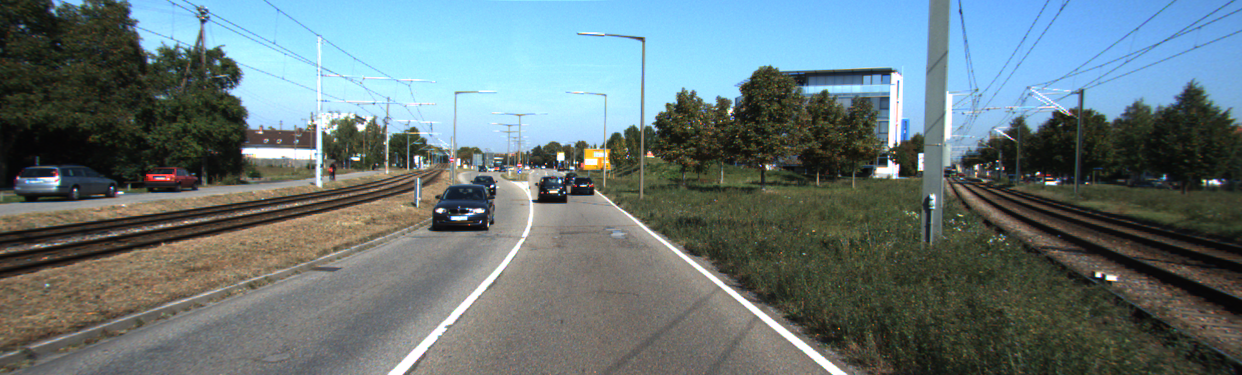
#> input picture um_000005.png, 1242 x 375 px, given in place of test_video.mp4, which was not available
$ python 'Road Line Detection Filter Video.py'
#> lines starting #> are read from the running program, lines starting #| are printed output that depends on the picture; after the words box and inside, x2 and y2 are one past the last pixel; in counts of white or black regions, pixels touching at a corner belong together; pictures that were not available may be replaced by others from this repository, and a replacement may not be noted
import cv2
import time
import numpy as np
from collections import deque


# Constants
FRAME_RATE = 60  # Frame rate of the video, adjust according to your video
DISTANCE_BETWEEN_STRIPS = 1.7  # Distance between strips in meters, adjust as needed


class Line:
    def __init__(self, max_history=10):
        self.recent_fits = deque(maxlen=max_history)

    def add_fit(self, fit):
        if fit is not None:
            self.recent_fits.append(fit)

    def average_fit(self):
        if self.recent_fits:
            avg_fit = np.mean(self.recent_fits, axis=0)
            return avg_fit
        return None

# Initialize line objects for left and right lane lines
left_line = Line()
right_line = Line()


# [6 lines left out: function calculate_speed, not called in this run]
class SpeedTracker:
    def __init__(self):
        self.speeds = deque(maxlen=FRAME_RATE)
        self.last_crossing_time = None

    def update_crossing(self, current_time):
        if self.last_crossing_time is not None:
            time_interval = current_time - self.last_crossing_time
            speed = calculate_speed(DISTANCE_BETWEEN_STRIPS, time_interval)
            self.speeds.append(speed)
        self.last_crossing_time = current_time

    def get_average_speed(self):
        if len(self.speeds) > 0:
            return sum(self.speeds) / len(self.speeds)
        return 0


def canny(image):
    gray = cv2.cvtColor(image, cv2.COLOR_RGB2GRAY)
    blur = cv2.GaussianBlur(gray, (5, 5), 0)
    canny = cv2.Canny(blur, 50, 150)
    return canny

def region_of_interest(image):
    height, width = image.shape[:2]
    # Modify these coordinates to adjust the trapezoid
    top_left = [int(width * 0.37), int(height * 0.7)]  # Move right to decrease width, down to decrease height
    top_right = [int(width * 0.46), int(height * 0.7)]  # Move left to decrease width, down to decrease height
    bottom_left = [int(width * 0.04), height]  # Move right to decrease bottom width
    bottom_right = [int(width * 0.65), height]  # Move left to decrease bottom width
    polygons = np.array([
        [bottom_left, bottom_right, top_right, top_left]
    ])
    mask = np.zeros_like(image)
    cv2.fillPoly(mask, polygons, 255)
    masked_image = cv2.bitwise_and(image, mask)
    return masked_image

def detect_lines(image):
    lines = cv2.HoughLinesP(image, 2, np.pi/180, 100, np.array([]), minLineLength=40, maxLineGap=5)
    return lines

def average_lines(image, lines):
    left_fit = []
    right_fit = []
    if lines is not None:
        for line in lines:
            x1, y1, x2, y2 = line.reshape(4)
            parameters = np.polyfit((x1, x2), (y1, y2), 1)
            slope = parameters[0]
            intercept = parameters[1]
            if slope < -0.3:
                left_fit.append((slope, intercept))
            elif slope > 0.3:
                right_fit.append((slope, intercept))

    if left_fit:
        left_line.add_fit(np.mean(left_fit, axis=0))
    if right_fit:
        right_line.add_fit(np.mean(right_fit, axis=0))

    left_avg = left_line.average_fit()
    right_avg = right_line.average_fit()

    return calculate_lines(image, left_avg), calculate_lines(image, right_avg)

def calculate_lines(image, line_params):
    if line_params is not None:
        slope, intercept = line_params
        y1 = image.shape[0]
        y2 = int(y1 * 0.8)
        x1 = int((y1 - intercept) / slope)
        x2 = int((y2 - intercept) / slope)
        return [x1, y1, x2, y2]
    return None

def draw_lines(image, lines):
    line_image = np.zeros_like(image)
    overlay = np.copy(image)  # Create an overlay for semi-transparency
    if lines[0] is not None and lines[1] is not None:
        h, w = image.shape[:2]
        lane_center_x = (lines[0][2] + lines[1][2]) / 2  # Midpoint x-coordinate between the end points of lane lines
        min_y = min(lines[0][3], lines[1][3])  # Use the lowest y-value from the endpoints of the lane lines

        # Adjusting the starting point for both lines to the left of the frame center
        shift_left = int(w * 0.089)  # Shift 10% of the width to the left
        bottom_start_x = (w // 2) - shift_left  # Move starting point 10% to the left from the center

        # Drawing the blue line from the lane center
        cv2.line(overlay, (bottom_start_x, h), (int(lane_center_x), min_y), (255, 0, 0), 5)

        # Drawing the yellow line vertically centered
        cv2.line(overlay, (bottom_start_x, h), (w // 2 - shift_left, min_y), (0, 255, 255), 5)

        # Draw lines and fill polygon between them
        cv2.line(overlay, (lines[0][0], lines[0][1]), (lines[0][2], lines[0][3]), (255, 0, 0), 20)
        cv2.line(overlay, (lines[1][0], lines[1][1]), (lines[1][2], lines[1][3]), (255, 0, 0), 20)
        pts = np.array([[lines[0][0], lines[0][1]], [lines[0][2], lines[0][3]],
                        [lines[1][2], lines[1][3]], [lines[1][0], lines[1][1]]], np.int32)
        #cv2.fillPoly(overlay, [pts], (0, 255, 0))

        # Calculate the deviation angle from vertical
        delta_x = (w // 2 - shift_left) - int(lane_center_x)  # Keep delta_x as it is, without abs()
        delta_y = h - min_y  # Assuming 'min_y' is the y-coordinate of the line's top point

        # Calculate angle using arctan2, which gives the angle in radians from the x-axis
        angle_rad = np.arctan2(delta_y, delta_x)  # Y first, X second as arctan2(y, x)
        angle_deg = np.degrees(angle_rad)  # Convert radians to degrees
        angle_from_vertical = 90 - abs(
            angle_deg) if angle_deg < 0 else 90 - angle_deg  # Corrected to be relative to the vertical line

        # Steering direction based on the angle relative to vertical
        if angle_from_vertical == 0:
            steering_text = "1- Steering Straight"
        elif angle_from_vertical > 0:
            steering_text = "1- Steering Left"
        else:
            steering_text = "1- Steering Right"

        # Display the calculated angle and steering direction
        deviation_text = f"Deviation: {abs(angle_from_vertical):.0f} degrees"
        text_size = cv2.getTextSize(deviation_text, cv2.FONT_HERSHEY_SIMPLEX, 1, 2)[0]
        text_x = bottom_start_x - text_size[0] // 2  # Center the text horizontally at the adjusted start point
        text_y = h - 10  # Set just above the bottom
        cv2.rectangle(overlay, (text_x - 10, text_y + 10), (text_x + text_size[0] + 10, text_y - text_size[1] - 10),
                      (0, 0, 0), -1)
        cv2.putText(overlay, deviation_text, (text_x, text_y), cv2.FONT_HERSHEY_SIMPLEX, 1, (255, 255, 255), 2, cv2.LINE_AA)
        cv2.putText(overlay, steering_text, (text_x - 500, text_y - 930), cv2.FONT_HERSHEY_SIMPLEX, 1, (0, 0, 0), 2, cv2.LINE_AA)


        # Blend overlay with original image
        # alpha = 0.4  # Set transparency factor
        # line_image = cv2.addWeighted(overlay, alpha, image, 1 - alpha, 0)

    return overlay


def get_roi_and_detection_line_y(frame):
    """Applies an ROI mask to the frame and returns the y-coordinate for the detection line."""
    height, width = frame.shape[:2]
    # Define the ROI; adjust these points based on your actual ROI
    top_left = (450, height)
    top_right = (700, int(height * 0.79))
    bottom_right = (700, int(height * 0.73))
    bottom_left = (25, height)

    polygons = np.array([
        [bottom_left, bottom_right, top_right, top_left]
    ])
    mask = np.zeros_like(frame)
    cv2.fillPoly(mask, polygons, 255)
    masked_image = cv2.bitwise_and(frame, mask)

    # Calculate the middle y-coordinate of the ROI for the detection line
    top_y = int(height * 0.7)
    bottom_y = height
    detection_line_y = (top_y + bottom_y) // 2

    return masked_image, detection_line_y, top_left[0], bottom_right[0]


def detect_crossing(edges, line_y):
    """Checks if there are any edges crossing the detection line."""
    crossings = np.any(edges[line_y, :] > 0)
    return crossings


# [6 lines left out: function overlay_edges_on_image, not called in this run]

def fill_strips(image, edges):
    """Finds and fills the detected strips in the image based on their size."""
    contours, _ = cv2.findContours(edges, cv2.RETR_EXTERNAL, cv2.CHAIN_APPROX_SIMPLE)
    min_area = 50  # Minimum area for a contour to be considered a strip, adjust as needed
    max_area = 1000  # Maximum area to exclude too large contours, adjust as needed
    for contour in contours:
        area = cv2.contourArea(contour)
        if min_area < area < max_area:
            cv2.drawContours(image, [contour], -1, (0, 255, 0), thickness=cv2.FILLED)
    return image


# Process video for both speed and lane detection
def process_video(video_path):
#> called with video_path = 'test_video.mp4'
    cap = cv2.VideoCapture(video_path)
    if not cap.isOpened():
        print("Error opening video stream or file")
        return

    speed_tracker = SpeedTracker()
    last_time = time.time()  # Initialize last_time before the loop

    target_fps = 60  # Set target FPS to 60
    frame_duration = 0.03 / target_fps  # Calculate target frame duration

    while cap.isOpened():
        ret, frame = cap.read()
#> frame is the input picture: shape (375, 1242, 3); mean B, G, R 119.6, 117.3, 101.4
        if not ret:
            break

        # Calculate time to maintain consistent FPS
        current_time = time.time()
        elapsed_time = current_time - last_time

        if elapsed_time < frame_duration:
            time.sleep(frame_duration - elapsed_time)

        last_time = current_time  # Update last_time to current

        # Speed detection logic
        edges = canny(frame)
#> in canny, `gray = cv2.cvtColor(image, cv2.COLOR_RGB2GRAY)`:
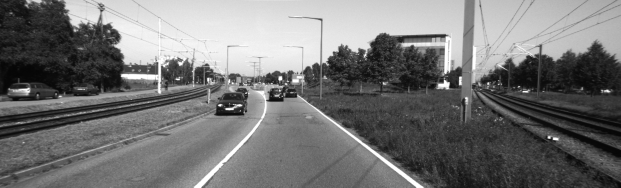
#> gray: shape (375, 1242) (shown at 1/2 size); min 5, max 255, mean 116.2
#> in canny, `canny = cv2.Canny(blur, 50, 150)`:
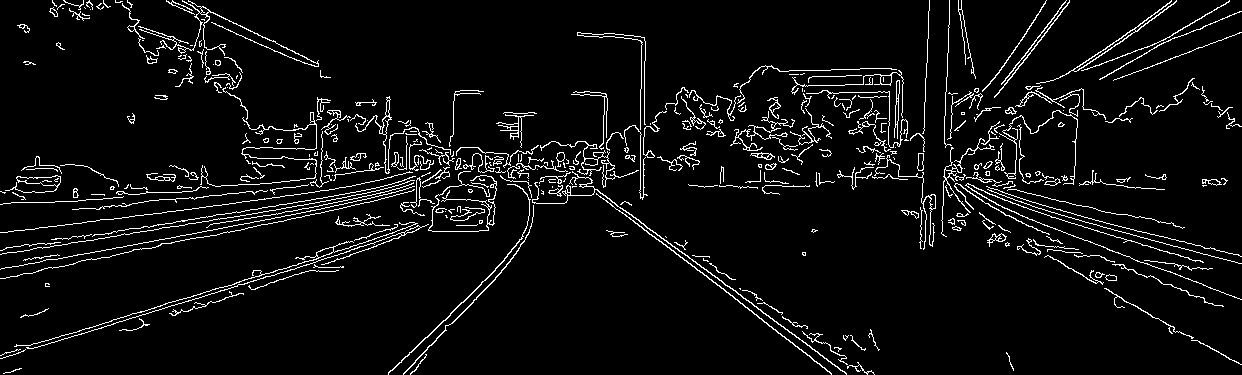
#> canny: shape (375, 1242); 5.6% white in thin lines or dots
        roi_edges, detection_line_y, roi_start_x, roi_end_x = get_roi_and_detection_line_y(edges)
#> in get_roi_and_detection_line_y, `cv2.fillPoly(mask, polygons, 255)`:
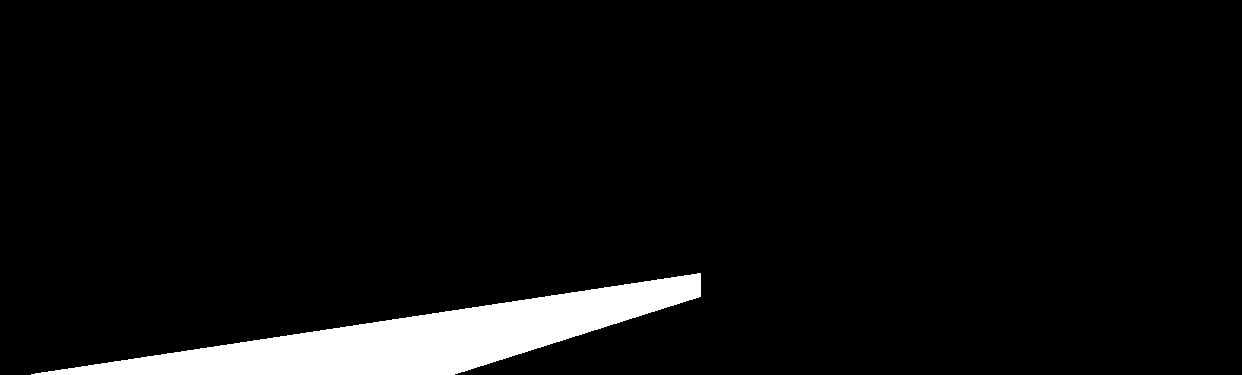
#> mask: shape (375, 1242); 5.3% white; 1 white region, box (x1, y1, x2, y2) and area: (31, 273, 701, 375) 24833
#> in get_roi_and_detection_line_y, `masked_image = cv2.bitwise_and(frame, mask)`:
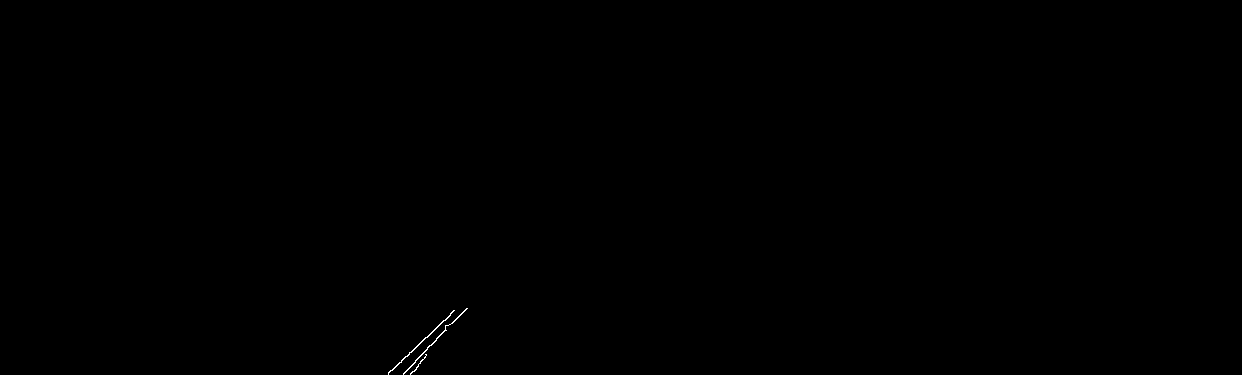
#> masked_image: shape (375, 1242); 0.06% white in thin lines or dots, all inside (x1, y1, x2, y2) = (388, 308, 468, 375)
#> detection_line_y = 318; roi_start_x = 450; roi_end_x = 700
        filled_strips_image = fill_strips(frame.copy(), roi_edges)
#> in fill_strips, `contours, _ = cv2.findContours(edges, cv2.RETR_EXTERNAL, cv2.CHAIN_APP..`: contours = 3 contours, 1 with area under 20; largest, box (x1, y1, x2, y2) and area: (388, 310, 455, 375) 60, (403, 308, 468, 375) 57
#> the loop in fill_strips, `for contour in contours:` made 3 passes
#> area on passes 2 to 3: 59.5, 57

        if detect_crossing(roi_edges, detection_line_y):
#> in detect_crossing, `crossings = np.any(edges[line_y, :] > 0)`: crossings = True
            speed_tracker.update_crossing(time.time())
#> in update_crossing, `self.last_crossing_time = current_time`: self.last_crossing_time = 1.8e+09

        average_speed = speed_tracker.get_average_speed()
        if average_speed > 0:
            # Speed text to display
            speed_text = f"2- Speed: {average_speed:.2f} MPH"
            cv2.putText(filled_strips_image, speed_text, (1450, 140), cv2.FONT_HERSHEY_SIMPLEX, 1, (0, 0, 0), 2,
                        cv2.LINE_AA)

        # Lane detection logic
        canny_image = canny(frame)
        cropped_image = region_of_interest(canny_image)
#> in region_of_interest, `cv2.fillPoly(mask, polygons, 255)`:
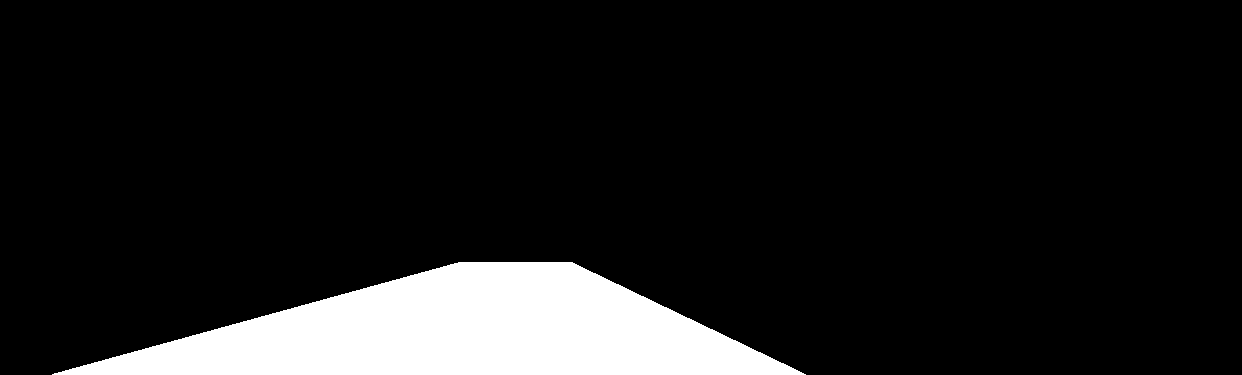
#> mask: shape (375, 1242); 10.6% white; 1 white region, box (x1, y1, x2, y2) and area: (52, 262, 806, 375) 49194
        lines = detect_lines(cropped_image)
#> in detect_lines, `lines = cv2.HoughLinesP(image, 2, np.pi/180, 100, np.array([]), minLin..`: lines = [[388, 374, 454, 310], [436, 338, 495, 279], [388, 373, 443, 320]]
        averaged_lines = average_lines(frame, lines)
#> the loop in average_lines, `for line in lines:` made 3 passes
#> (x1, y1, x2, y2, slope, intercept) on passes 1 to 3: (388, 374, 454, 310, -0.97, 750.2), (436, 338, 495, 279, -1, 774), (388, 373, 443, 320, -0.964, 746.9)
#> after the loop in average_lines, `for line in lines:`: left_fit = [(-0.97, 750.2), (-1, 774), (-0.964, 746.9)]; right_fit = []
        line_image = draw_lines(frame, averaged_lines)

        # Combine overlays
        final_image = cv2.addWeighted(line_image, 0.5, filled_strips_image, 0.5, 0)
        cv2.line(final_image, (roi_start_x, detection_line_y), (roi_end_x, detection_line_y), (0, 255, 0), 2)
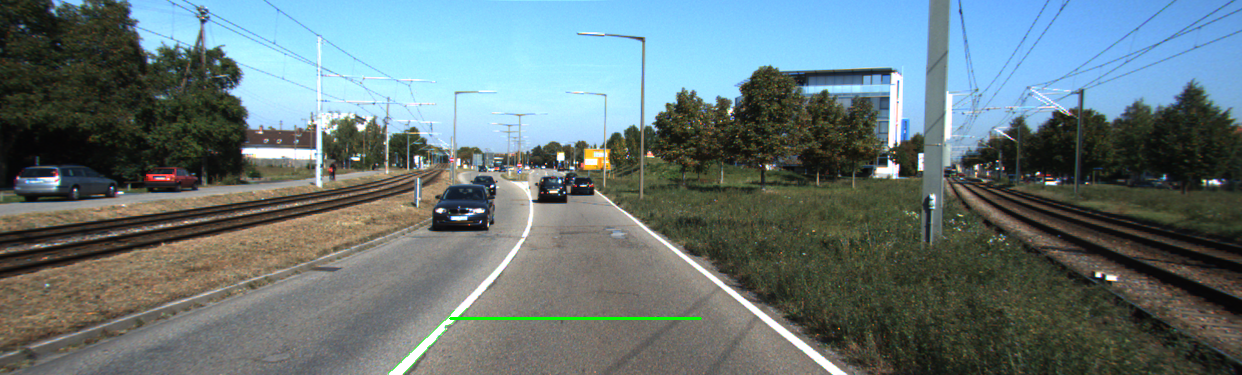
#> final_image: shape (375, 1242, 3); mean B, G, R 119.4, 117.5, 101.1
        cv2.imshow('Result', cv2.resize(final_image, (960, 540)))
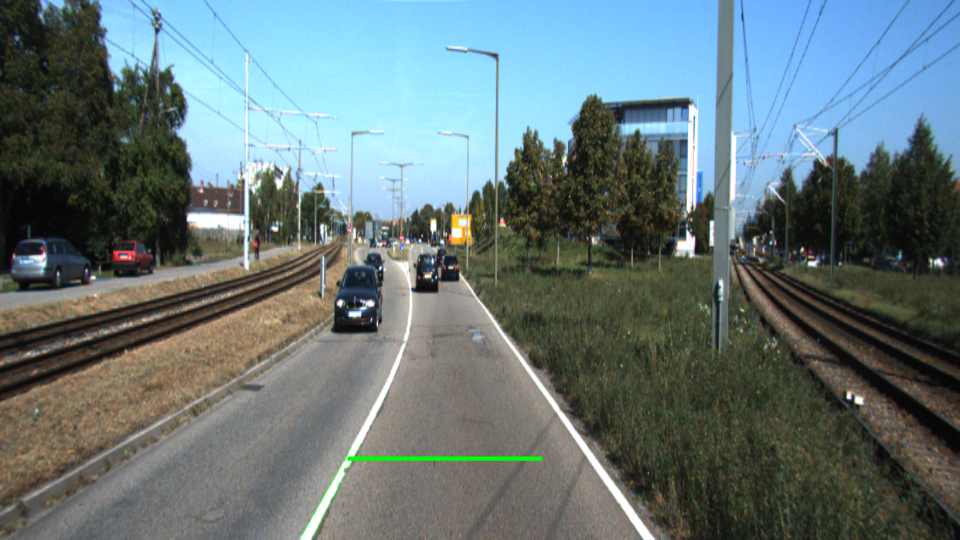
#> window 'Result': shape (540, 960, 3); mean B, G, R 119.3, 117.4, 101
        if cv2.waitKey(1) & 0xFF == ord('q'):
#> (key q is pressed here)
            break

    cap.release()
    cv2.destroyAllWindows()

# Example usage
process_video('test_video.mp4')  # Replace with the path to your video

$ run again, on um_000006.png
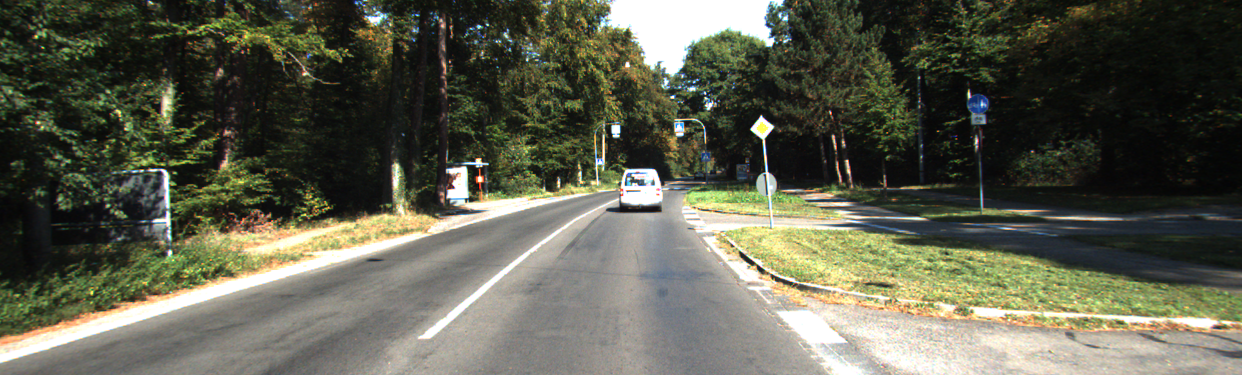
#> input picture um_000006.png, 1242 x 375 px, given in place of test_video.mp4, which was not available
#> in process_video, frame is the input picture: shape (375, 1242, 3); mean B, G, R 78.6, 94.6, 93.3
#> in canny, `canny = cv2.Canny(blur, 50, 150)`:
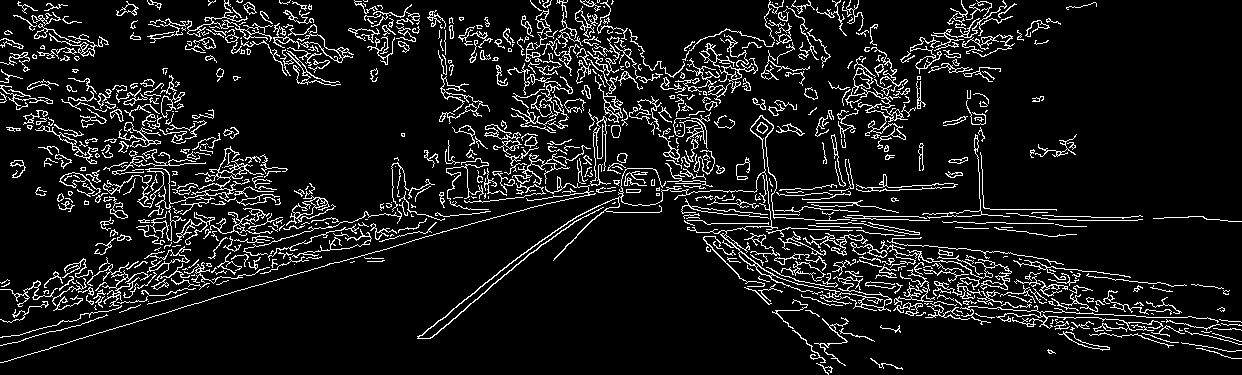
#> canny: shape (375, 1242); 9.6% white in thin lines or dots
#> in process_video, `roi_edges, detection_line_y, roi_start_x, roi_end_x = get_roi_and_dete..`: detection_line_y = 318; roi_start_x = 450; roi_end_x = 700
#> contours = 1 contour; box (x1, y1, x2, y2) and area: (417, 308, 467, 339) 57
#> the loop in fill_strips, `for contour in contours:` made 1 pass
#> area on pass 1: 57
#> crossings = True
#> self.last_crossing_time = 1.8e+09
#> in detect_lines, `lines = cv2.HoughLinesP(image, 2, np.pi/180, 100, np.array([]), minLin..`: lines = [[432, 337, 516, 264], [417, 338, 476, 291]]
#> the loop in average_lines, `for line in lines:` made 2 passes
#> (x1, y1, x2, y2, slope, intercept) on passes 1 to 2: (432, 337, 516, 264, -0.869, 712.4), (417, 338, 476, 291, -0.797, 670.2)
#> after the loop in average_lines, `for line in lines:`: left_fit = [(-0.869, 712.4), (-0.797, 670.2)]; right_fit = []
#> in process_video, `cv2.imshow('Result', cv2.resize(final_image, (960, 540)))`:
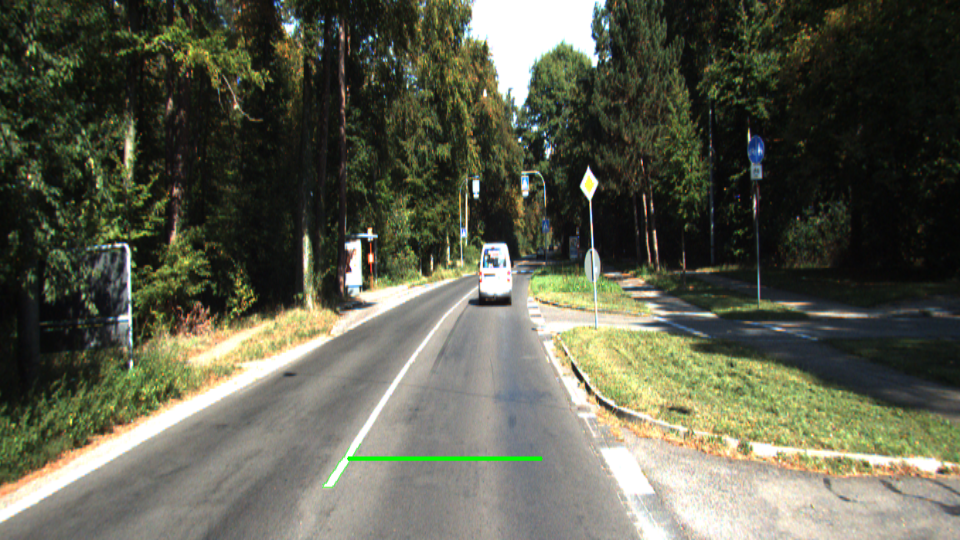
#> window 'Result': shape (540, 960, 3); mean B, G, R 78.2, 94.6, 92.9
